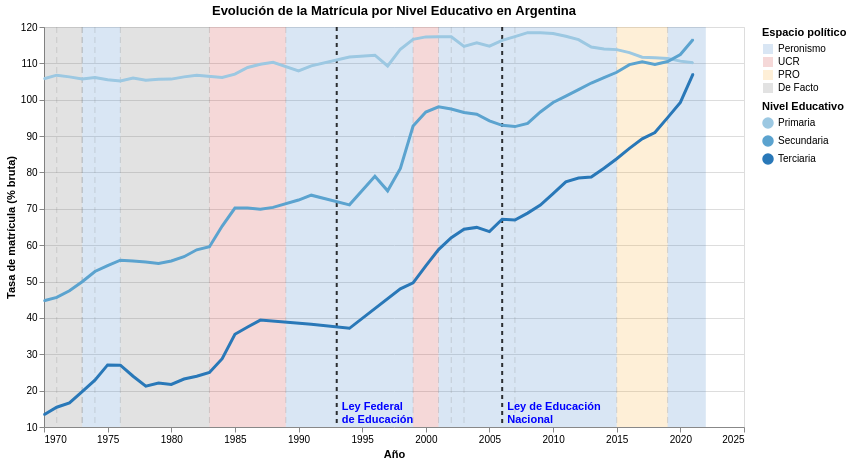

Here is the notebook cell this chart was saved with:
### Code cell
# =========================
# Gobiernos y partidos
# =========================

gobiernos = pd.DataFrame({
    'year_start': [
        1970, 1971, 1973, 1973, 1974,
        1976, 1983, 1989, 1999, 2001,
        2002, 2003, 2007, 2015, 2019
    ],
    'year_end': [
        1971, 1973, 1973, 1974, 1976,
        1983, 1989, 1999, 2001, 2002,
        2003, 2007, 2015, 2019, 2022
    ],
    'presidente': [
        'Levingston', 'Lanusse', 'Cámpora', 'Perón', 'Isabel Perón',
        'Dictadura Militar', 'Alfonsín', 'Menem', 'De la Rúa',
        'Rodríguez Saá', 'Duhalde', 'Kirchner', 'CFK',
        'Macri', 'Alberto Fernández'
    ],
    'partido': [
        'De Facto', 'De Facto', 'Peronismo', 'Peronismo', 'Peronismo',
        'De Facto', 'UCR', 'Peronismo', 'UCR',
        'Peronismo', 'Peronismo', 'Peronismo', 'Peronismo',
        'PRO', 'Peronismo'
    ]
})

# =========================
# Hitos educativos
# =========================

hitos_educativos = pd.DataFrame({
    'year': [1993, 2006],
    'hito': [
        'Ley Federal\nde Educación',
        'Ley de Educación\nNacional'
    ]
})

# =========================
# Selecciones interactivas
# =========================

seleccion_nivel = alt.selection_point(
    fields=['nivel'],
    bind='legend'
)

seleccion_partido = alt.selection_point(
    fields=['partido'],
    bind='legend'
)

# =========================
# Fondos por gobierno
# =========================

rangos = (
    alt.Chart(gobiernos)
    .mark_rect(
        clip=True
    )
    .encode(
        x=alt.X("year_start:Q"),
        x2="year_end:Q",
        color=alt.Color(
            "partido:N",
            scale=alt.Scale(
                domain=['Peronismo', 'UCR', 'PRO', 'De Facto'],
                range=['#2E74C0', '#C62828', '#F9A825', '#616161']
            ),
            legend=alt.Legend(title="Espacio político")
        ),
        opacity=alt.condition(
            seleccion_partido,
            alt.value(0.18),
            alt.value(0.04)
        ),
        tooltip=[
            alt.Tooltip("presidente:N", title="Gobierno"),
            alt.Tooltip("partido:N", title="Partido")
        ]
    )
    .add_params(seleccion_partido)
)

# =========================
# Reglas verticales
# =========================

reglas = (
    alt.Chart(gobiernos)
    .mark_rule(
        strokeDash=[6, 4],
        strokeWidth=1,
        color='gray',
        opacity=0.25,
        clip=True
    )
    .encode(
        x=alt.X("year_start:Q")
    )
)

# =========================
# Hitos educativos
# =========================

lineas_hitos = (
    alt.Chart(hitos_educativos)
    .mark_rule(
        color='black',
        strokeWidth=2,
        strokeDash=[4, 4],
        opacity=0.8,
        clip=True
    )
    .encode(
        x=alt.X("year:Q"),
        tooltip=[
            alt.Tooltip("year:Q", title="Año"),
            alt.Tooltip("hito:N", title="Hito")
        ]
    )
)

texto_hitos = (
    alt.Chart(hitos_educativos)
    .mark_text(
        angle=0,
        align='left',
        baseline='bottom',
        lineBreak='\n',
        dx=5,
        dy=-5,
        color='blue',
        fontWeight='bold',
        fontSize=11,
        clip=True
    )
    .encode(
        x=alt.X("year:Q"),
        y=alt.value(390),
        text=alt.Text("hito:N")
    )
)

# =========================
# Trayectorias
# =========================

chart_traj = (
    alt.Chart(df_arg_traj)
    .mark_line(point=True)
    .encode(
        x=alt.X(
            "year:Q",
            title="Año",
            axis=alt.Axis(format='d', tickCount=10, grid=False),
            scale=alt.Scale(zero=False, domain=[1970, 2022])
        ),
        y=alt.Y(
            "val:Q",
            title="Tasa de matrícula (% bruta)",
            scale=alt.Scale(zero=False)
        ),
        color=alt.Color(
            "nivel:O",
            title="Nivel Educativo",
            sort=['Primaria', 'Secundaria', 'Terciaria']
        ),
        opacity=alt.condition(
            seleccion_nivel,
            alt.value(1),
            alt.value(0.15)
        ),
        size=alt.condition(
            seleccion_nivel,
            alt.value(3),
            alt.value(1.5)
        ),
        tooltip=[
            alt.Tooltip("year:Q", title="Año"),
            alt.Tooltip("nivel:N", title="Nivel"),
            alt.Tooltip("val:Q", title="Tasa (%)", format=".2f")
        ]
    )
    .add_params(seleccion_nivel)
)

# =========================
# Gráfico final
# =========================

final_chart = (
    rangos
    + reglas
    + lineas_hitos
    + texto_hitos
    + chart_traj
).resolve_scale(
    x='shared',
    color='independent'
).properties(
    width=700,
    height=400,
    title="Evolución de la Matrícula por Nivel Educativo en Argentina"
)

final_chart.display()

### Figure 1 — Vega specification as saved in the notebook (floating-point values rounded to 4 significant figures; data arrays with more than 128 entries replaced by an {"elided": "..."} marker saying what was removed)
{"$schema": "https://vega.github.io/schema/vega/v5.json", "data": [{"name": "param_3_store"}, {"name": "param_2_store"}, {"name": "source_0", "values": [{"partido": "De Facto", "presidente": "Levingston", "year_end": 1971, "year_start": 1970}, {"partido": "De Facto", "presidente": "Lanusse", "year_end": 1973, "year_start": 1971}, {"partido": "Peronismo", "presidente": "Cámpora", "year_end": 1973, "year_start": 1973}, {"partido": "Peronismo", "presidente": "Perón", "year_end": 1974, "year_start": 1973}, {"partido": "Peronismo", "presidente": "Isabel Perón", "year_end": 1976, "year_start": 1974}, {"partido": "De Facto", "presidente": "Dictadura Militar", "year_end": 1983, "year_start": 1976}, {"partido": "UCR", "presidente": "Alfonsín", "year_end": 1989, "year_start": 1983}, {"partido": "Peronismo", "presidente": "Menem", "year_end": 1999, "year_start": 1989}, {"partido": "UCR", "presidente": "De la Rúa", "year_end": 2001, "year_start": 1999}, {"partido": "Peronismo", "presidente": "Rodríguez Saá", "year_end": 2002, "year_start": 2001}, {"partido": "Peronismo", "presidente": "Duhalde", "year_end": 2003, "year_start": 2002}, {"partido": "Peronismo", "presidente": "Kirchner", "year_end": 2007, "year_start": 2003}, {"partido": "Peronismo", "presidente": "CFK", "year_end": 2015, "year_start": 2007}, {"partido": "PRO", "presidente": "Macri", "year_end": 2019, "year_start": 2015}, {"partido": "Peronismo", "presidente": "Alberto Fernández", "year_end": 2022, "year_start": 2019}]}, {"name": "source_1", "values": [{"hito": "Ley Federal\nde Educación", "year": 1993}, {"hito": "Ley de Educación\nNacional", "year": 2006}]}, {"name": "source_2", "values": [{"hito": "Ley Federal\nde Educación", "year": 1993}, {"hito": "Ley de Educación\nNacional", "year": 2006}]}, {"name": "source_3", "values": {"elided": "139 records"}}, {"name": "data_0", "values": {"elided": "139 records"}}, {"name": "source_3_layer_4_color_domain_nivel", "values": [{"nivel": "Primaria", "sort_field": 0.0}, {"nivel": "Secundaria", "sort_field": 1.0}, {"nivel": "Terciaria", "sort_field": 2.0}]}], "signals": [{"name": "param_2_nivel_legend", "value": null, "on": [{"events": [{"source": "view", "markname": "nivel_legend_symbols", "type": "click"}, {"source": "view", "markname": "nivel_legend_labels", "type": "click"}, {"source": "view", "markname": "nivel_legend_entries", "type": "click"}], "update": "isDefined(datum.value) ? datum.value : item().items[0].items[0].datum.value", "force": true}, {"events": [{"source": "view", "type": "click"}], "update": "!event.item || !datum ? null : param_2_nivel_legend", "force": true}]}, {"name": "unit", "value": {}, "on": [{"events": "pointermove", "update": "isTuple(group()) ? group() : unit"}]}, {"name": "param_3_partido_legend", "value": null, "on": [{"events": [{"source": "view", "markname": "partido_legend_symbols", "type": "click"}, {"source": "view", "markname": "partido_legend_labels", "type": "click"}, {"source": "view", "markname": "partido_legend_entries", "type": "click"}], "update": "isDefined(datum.value) ? datum.value : item().items[0].items[0].datum.value", "force": true}, {"events": [{"source": "view", "type": "click"}], "update": "!event.item || !datum ? null : param_3_partido_legend", "force": true}]}, {"name": "param_3", "update": "vlSelectionResolve(\"param_3_store\", \"union\", true, true)"}, {"name": "param_2", "update": "vlSelectionResolve(\"param_2_store\", \"union\", true, true)"}, {"name": "param_3_tuple", "update": "param_3_partido_legend !== null ? {fields: param_3_tuple_fields, values: [param_3_partido_legend]} : null"}, {"name": "param_3_tuple_fields", "value": [{"type": "E", "field": "partido"}]}, {"name": "param_3_toggle", "value": false, "on": [{"events": {"merge": [{"source": "view", "type": "click"}]}, "update": "event.shiftKey"}]}, {"name": "param_3_modify", "on": [{"events": {"signal": "param_3_tuple"}, "update": "modify(\"param_3_store\", param_3_toggle ? null : param_3_tuple, param_3_toggle ? null : true, param_3_toggle ? param_3_tuple : null)"}]}, {"name": "param_2_tuple", "update": "param_2_nivel_legend !== null ? {fields: param_2_tuple_fields, values: [param_2_nivel_legend]} : null"}, {"name": "param_2_tuple_fields", "value": [{"type": "E", "field": "nivel"}]}, {"name": "param_2_toggle", "value": false, "on": [{"events": {"merge": [{"source": "view", "type": "click"}]}, "update": "event.shiftKey"}]}, {"name": "param_2_modify", "on": [{"events": {"signal": "param_2_tuple"}, "update": "modify(\"param_2_store\", param_2_toggle ? null : param_2_tuple, param_2_toggle ? null : true, param_2_toggle ? param_2_tuple : null)"}]}], "marks": [{"type": "rect", "name": "view_1_marks", "from": {"data": "source_0"}, "encode": {"update": {"y": {"value": 0}, "y2": {"field": {"signal": null, "datum": null, "group": "height", "parent": null}}, "fill": {"field": "partido", "scale": "view_1_color"}, "opacity": [{"value": 0.18, "test": "!length(data(\"param_3_store\")) || vlSelectionTest(\"param_3_store\", datum)"}, {"value": 0.04}], "x2": {"field": "year_end", "scale": "x"}, "x": {"field": "year_start", "scale": "x"}, "tooltip": {"signal": "{\"Gobierno\": isValid(datum[\"presidente\"]) ? datum[\"presidente\"] : \"\"+datum[\"presidente\"], \"Partido\": isValid(datum[\"partido\"]) ? datum[\"partido\"] : \"\"+datum[\"partido\"]}"}}}, "clip": true, "style": ["rect"], "interactive": true}, {"type": "rule", "name": "layer_1_marks", "from": {"data": "source_0"}, "encode": {"update": {"y2": {"field": {"signal": null, "datum": null, "group": "height", "parent": null}}, "opacity": {"value": 0.25}, "stroke": {"value": "gray"}, "strokeDash": {"value": [6, 4]}, "x": {"field": "year_start", "scale": "x"}, "strokeWidth": {"value": 1}, "y": {"value": 0}}}, "interactive": false, "clip": true, "style": ["rule"]}, {"type": "rule", "name": "layer_2_marks", "from": {"data": "source_1"}, "encode": {"update": {"strokeDash": {"value": [4, 4]}, "stroke": {"value": "black"}, "x": {"field": "year", "scale": "x"}, "strokeWidth": {"value": 2}, "y": {"value": 0}, "y2": {"field": {"signal": null, "datum": null, "group": "height", "parent": null}}, "tooltip": {"signal": "{\"Año\": format(datum[\"year\"], \"\"), \"Hito\": isValid(datum[\"hito\"]) ? datum[\"hito\"] : \"\"+datum[\"hito\"]}"}, "opacity": {"value": 0.8}}}, "clip": true, "interactive": true, "style": ["rule"]}, {"type": "text", "name": "layer_3_marks", "from": {"data": "source_2"}, "encode": {"update": {"align": {"value": "left"}, "dy": {"value": -5}, "angle": {"value": 0}, "fontWeight": {"value": "bold"}, "lineBreak": {"value": "\n"}, "dx": {"value": 5}, "fontSize": {"value": 11}, "fill": {"value": "blue"}, "baseline": {"value": "bottom"}, "x": {"field": "year", "scale": "x"}, "y": {"value": 390}, "text": {"signal": "isValid(datum[\"hito\"]) ? datum[\"hito\"] : \"\"+datum[\"hito\"]"}}}, "interactive": false, "style": ["text"], "clip": true}, {"type": "group", "name": "view_2_pathgroup", "from": {"facet": {"data": "source_3", "name": "faceted_path_view_2_main", "groupby": ["nivel"]}}, "encode": {"update": {"width": {"field": {"signal": null, "datum": null, "group": "width", "parent": null}}, "height": {"field": {"signal": null, "datum": null, "group": "height", "parent": null}}}}, "marks": [{"type": "line", "name": "view_2_marks", "from": {"data": "faceted_path_view_2_main"}, "sort": {"field": "x"}, "encode": {"update": {"tooltip": {"signal": "{\"Año\": format(datum[\"year\"], \"\"), \"Nivel\": isValid(datum[\"nivel\"]) ? datum[\"nivel\"] : \"\"+datum[\"nivel\"], \"Tasa (%)\": format(datum[\"val\"], \".2f\")}"}, "y": {"field": "val", "scale": "y"}, "stroke": {"field": "nivel", "scale": "layer_4_color"}, "strokeWidth": [{"value": 3, "test": "!length(data(\"param_2_store\")) || vlSelectionTest(\"param_2_store\", datum)"}, {"value": 1.5}], "defined": {"signal": "isValid(datum[\"year\"]) && isFinite(+datum[\"year\"]) && isValid(datum[\"val\"]) && isFinite(+datum[\"val\"])"}, "x": {"field": "year", "scale": "x"}, "opacity": [{"value": 1, "test": "!length(data(\"param_2_store\")) || vlSelectionTest(\"param_2_store\", datum)"}, {"value": 0.15}]}}, "style": ["line"], "interactive": true}]}, {"type": "symbol", "name": "layer_4_layer_1_marks", "from": {"data": "data_0"}, "encode": {"update": {"fill": {"field": "nivel", "scale": "layer_4_color"}, "opacity": [{"value": 1, "test": "!length(data(\"param_2_store\")) || vlSelectionTest(\"param_2_store\", datum)"}, {"value": 0.15}], "x": {"field": "year", "scale": "x"}, "size": [{"value": 3, "test": "!length(data(\"param_2_store\")) || vlSelectionTest(\"param_2_store\", datum)"}, {"value": 1.5}], "tooltip": {"signal": "{\"Año\": format(datum[\"year\"], \"\"), \"Nivel\": isValid(datum[\"nivel\"]) ? datum[\"nivel\"] : \"\"+datum[\"nivel\"], \"Tasa (%)\": format(datum[\"val\"], \".2f\")}"}, "y": {"field": "val", "scale": "y"}}}, "interactive": true, "style": ["point"]}], "scales": [{"name": "x", "type": "linear", "domain": [1970, 2022], "range": [0, {"signal": "width"}], "nice": true, "zero": false}, {"name": "y", "type": "linear", "domain": {"fields": [{"data": "source_3", "field": "val"}, {"data": "data_0", "field": "val"}]}, "range": [{"signal": "height"}, 0], "zero": false, "nice": true}, {"name": "view_1_color", "type": "ordinal", "domain": ["Peronismo", "UCR", "PRO", "De Facto"], "range": ["#2E74C0", "#C62828", "#F9A825", "#616161"]}, {"name": "layer_4_color", "type": "ordinal", "domain": {"data": "source_3_layer_4_color_domain_nivel", "field": "nivel", "sort": {"op": "max", "field": "sort_field"}}, "range": "ordinal", "interpolate": "hcl"}], "axes": [{"scale": "y", "grid": true, "minExtent": 0, "zindex": 0, "ticks": false, "gridScale": "x", "tickCount": {"signal": "ceil(height/40)"}, "labels": false, "domain": false, "orient": "left", "maxExtent": 0, "aria": false}, {"scale": "x", "labelOverlap": true, "grid": false, "zindex": 0, "orient": "bottom", "title": "Año", "tickCount": 10, "labelFlush": true, "tickMinStep": 1, "format": "d"}, {"scale": "y", "title": "Tasa de matrícula (% bruta)", "labelOverlap": true, "grid": false, "orient": "left", "tickCount": {"signal": "ceil(height/40)"}, "zindex": 0}], "title": {"text": "Evolución de la Matrícula por Nivel Educativo en Argentina", "frame": "group"}, "padding": 5, "style": "cell", "legends": [{"title": "Espacio político", "fill": "view_1_color", "symbolType": "square", "encode": {"labels": {"name": "partido_legend_labels", "interactive": true, "update": {"opacity": [{"test": "(!length(data(\"param_3_store\")) || (param_3[\"partido\"] && indexof(param_3[\"partido\"], datum.value) >= 0))", "value": 1}, {"value": 0.35}]}}, "symbols": {"name": "partido_legend_symbols", "interactive": true, "update": {"opacity": [{"test": "(!length(data(\"param_3_store\")) || (param_3[\"partido\"] && indexof(param_3[\"partido\"], datum.value) >= 0))", "value": 0.18}, {"value": 0.35}]}}, "entries": {"name": "partido_legend_entries", "interactive": true, "update": {"fill": {"value": "transparent"}}}}}, {"title": "Nivel Educativo", "stroke": "layer_4_color", "symbolType": "circle", "encode": {"labels": {"name": "nivel_legend_labels", "interactive": true, "update": {"opacity": [{"test": "(!length(data(\"param_2_store\")) || (param_2[\"nivel\"] && indexof(param_2[\"nivel\"], datum.value) >= 0))", "value": 1}, {"value": 0.35}]}}, "symbols": {"name": "nivel_legend_symbols", "interactive": true, "update": {"opacity": [{"test": "(!length(data(\"param_2_store\")) || (param_2[\"nivel\"] && indexof(param_2[\"nivel\"], datum.value) >= 0))", "value": 1}, {"value": 0.35}]}}, "entries": {"name": "nivel_legend_entries", "interactive": true, "update": {"fill": {"value": "transparent"}}}}, "fill": "layer_4_color"}], "height": 400, "background": "white", "width": 700}
